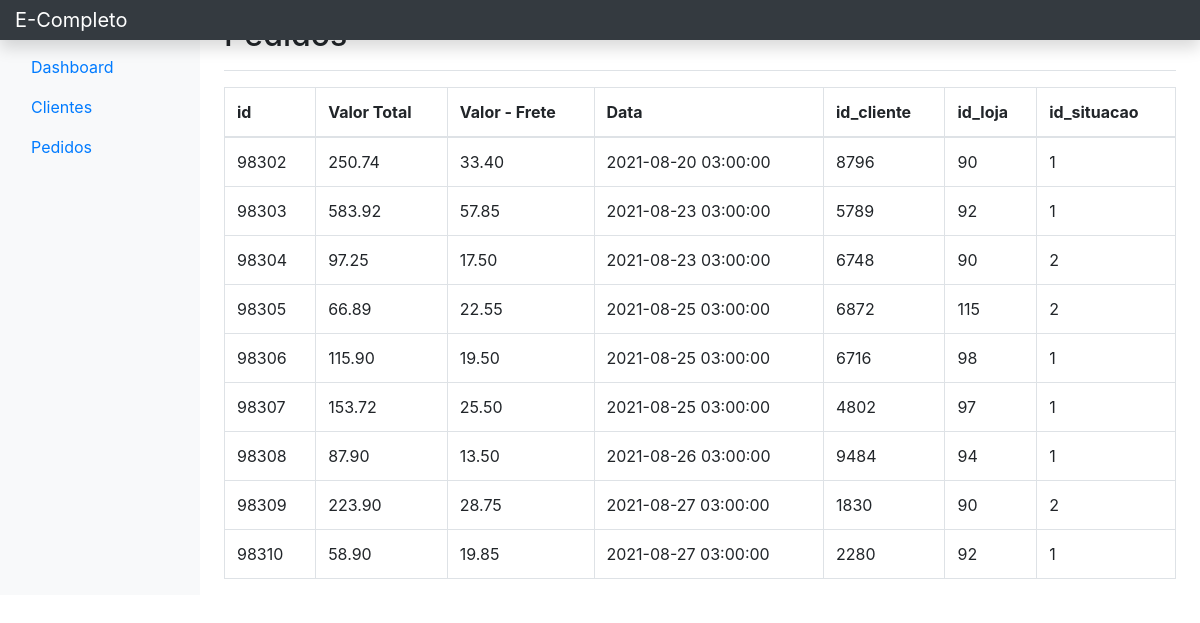
The app's page /index.php/pedidos with its own data.
### tables this page shows
CREATE TABLE `pedidos` (
  `id` bigint(20) UNSIGNED NOT NULL,
  `valor_total` decimal(12,2) DEFAULT NULL,
  `valor_frete` decimal(12,2) DEFAULT NULL,
  `data` timestamp NOT NULL DEFAULT current_timestamp() ON UPDATE current_timestamp(),
  `id_cliente` int(11) DEFAULT NULL,
  `id_loja` int(11) DEFAULT NULL,
  `id_situacao` int(11) DEFAULT NULL
);

### application/controllers/Pedidos.php (called while the page is built, shortened)
<?php
class Pedidos extends CI_Controller {
	public function index()
	{
		$this->load->model("pedidos_model");
		$data["pedidos"] = $this->pedidos_model->index();
		$data["title"] = "Registros - Pedidos";
		$this->load->view('templates/header', $data);
		$this->load->view('templates/nav-top', $data);
		$this->load->view('pages/pedidos', $data);
		$this->load->view('templates/footer', $data);
		$this->load->view('templates/js', $data);
	}
}

### index.php (called while the page is built, shortened)
<?php
require_once BASEPATH.'core/CodeIgniter.php';

### application/models/pedidos_model.php (called while the page is built)
<?php
class Pedidos_model extends CI_Model
{
    public function index()
    {
        return $this->db->get("pedidos")->result_array();
    }
}

### application/views/pages/pedidos.php (the view)
<main role="main" class="col-md-9 ml-sm-auto col-lg-10 px-4">
	<div class="d-flex justify-content-between flex-wrap flex-md-nowrap align-items-center pt-3 pb-2 mb-3 border-bottom">
		<h2 class="h2">Pedidos</h2>
	</div>
	<div class="table-responsive">
		<table class="table table-bordered table-hover">
			<thead>
				<tr>
					<th>id</th>
					<th>Valor Total</th>
					<th>Valor - Frete</th>
					<th>Data</th>
					<th>id_cliente</th>
					<th>id_loja</th>
					<th>id_situacao</th>
				</tr>
			</thead>
			<tbody>
				<?php foreach($pedidos as $pedido) : ?>
					<tr>
						<td><?= $pedido['id']?></td>
						<td><?= $pedido['valor_total']?></td>
						<td><?= $pedido['valor_frete']?></td>
						<td><?= $pedido['data']?></td>
						<td><?= $pedido['id_cliente']?></td>
						<td><?= $pedido['id_loja']?></td>
						<td><?= $pedido['id_situacao']?></td>
					</tr>
				<?php endforeach;?>
			</tbody>
		</table>
	</div>
</main>

### records on screen
pedidos: id "98302", valor_total "250.74", valor_frete "33.40", data "2021-08-20 03:00:00", id_cliente "8796", id_loja "90", id_situacao "1"
pedidos: id "98303", valor_total "583.92", valor_frete "57.85", data "2021-08-23 03:00:00", id_cliente "5789", id_loja "92", id_situacao "1"
pedidos: id "98304", valor_total "97.25", valor_frete "17.50", data "2021-08-23 03:00:00", id_cliente "6748", id_loja "90", id_situacao "2"
pedidos: id "98305", valor_total "66.89", valor_frete "22.55", data "2021-08-25 03:00:00", id_cliente "6872", id_loja "115", id_situacao "2"
pedidos: id "98306", valor_total "115.90", valor_frete "19.50", data "2021-08-25 03:00:00", id_cliente "6716", id_loja "98", id_situacao "1"
pedidos: id "98307", valor_total "153.72", valor_frete "25.50", data "2021-08-25 03:00:00", id_cliente "4802", id_loja "97", id_situacao "1"
pedidos: id "98308", valor_total "87.90", valor_frete "13.50", data "2021-08-26 03:00:00", id_cliente "9484", id_loja "94", id_situacao "1"
pedidos: id "98309", valor_total "223.90", valor_frete "28.75", data "2021-08-27 03:00:00", id_cliente "1830", id_loja "90", id_situacao "2"
pedidos: id "98310", valor_total "58.90", valor_frete "19.85", data "2021-08-27 03:00:00", id_cliente "2280", id_loja "92", id_situacao "1"
